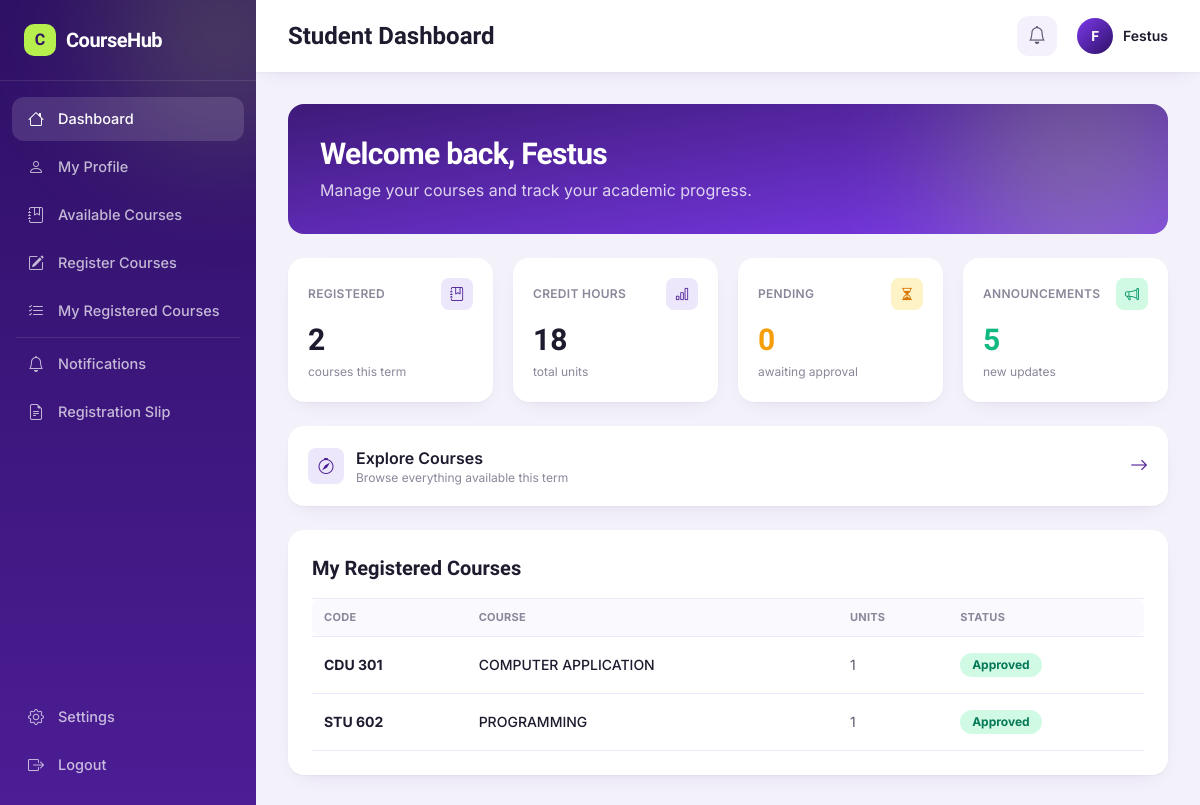
The page /dashboard/student/ (signed in) on the database its author committed.
### students/models.py (models this page shows, shortened)
class Student(models.Model):
    user = models.OneToOneField(settings.AUTH_USER_MODEL, on_delete=models.CASCADE, related_name='student')
    student_id = models.CharField(max_length=30, unique=True)
    department = models.ForeignKey(Department, on_delete=models.SET_NULL, null=True, blank=True, related_name='students')
    admission_year = models.PositiveIntegerField(null=True, blank=True)
    phone_number = models.CharField(max_length=20, blank=True)
    is_active = models.BooleanField(default=True)
    created_at = models.DateTimeField(auto_now_add=True)
    class Meta:
        verbose_name_plural = 'Students'

### accounts/models.py (models this page shows, shortened)
class CustomUser(AbstractUser):
    ROLE_CHOICES = (
        ('student', 'Student'),
        ('admin', 'Admin'),
    )
    email = models.EmailField(unique=True)
    phone_number = models.CharField(max_length=15, blank=True)
    admission_number = models.CharField(max_length=30, unique=True, blank=True, null=True)
    role = models.CharField(max_length=10, choices=ROLE_CHOICES, default='student')

### registrations/models.py (models this page shows, shortened)
class CourseRegistration(models.Model):
    student = models.ForeignKey(Student, on_delete=models.CASCADE, related_name='registrations')
    course = models.ForeignKey(Course, on_delete=models.CASCADE, related_name='registrations')
    status = models.CharField(max_length=20, choices=[('pending', 'Pending'), ('approved', 'Approved'), ('rejected', 'Rejected')], default='pending')
    registered_at = models.DateTimeField(auto_now_add=True)
    class Meta:
        unique_together = ('student', 'course')
        verbose_name_plural = 'Course Registrations'

### courses/models.py (models this page shows, shortened)
class Course(models.Model):
    department = models.ForeignKey(
        Department,
        on_delete=models.CASCADE,
        related_name='courses',
        verbose_name='Department/School',
        help_text='Select the department or school offering this course.',
    )
    code = models.CharField(max_length=20, unique=True)
    title = models.CharField(max_length=200)
    description = models.TextField(blank=True)
    credit_hours = models.PositiveIntegerField(
        default=3,
        verbose_name='Units',
        help_text='Number of credit units for this course.',
    )
    semester = models.CharField(max_length=50, blank=True)
    is_active = models.BooleanField(default=True)
    created_at = models.DateTimeField(auto_now_add=True)
    class Meta:
        verbose_name_plural = 'Courses'

### dashboard/views.py (the view)
# urls.py: path("student/", views.student_dashboard, name="student_dashboard"),
@login_required
def student_dashboard(request):
    student = get_student(request)
    registrations = CourseRegistration.objects.filter(student=student).select_related('course') if student else []
    courses = Course.objects.filter(is_active=True)
    pending = registrations.filter(status='pending').count() if student else 0
    context = {
        'student': student,
        'registrations': registrations,
        'courses': courses,
        'pending_count': pending,
    }
    return render(request, "dashboard/student_dashboard.html", context)

### dashboard/views.py (called while the page is built)
def get_student(request):
    return Student.objects.filter(user=request.user).first()

### templates/dashboard/student_dashboard.html (shortened to what this page needs)
<!DOCTYPE html>
<html lang="en">
<head>
    <script src="https://cdn.tailwindcss.com"></script>
    <link rel="stylesheet" href="https://cdn.jsdelivr.net/npm/bootstrap-icons@1.11.3/font/bootstrap-icons.min.css">
</head>
<body class="bg-[#F3F1FA] text-ink antialiased">
<div class="flex min-h-screen">
    <aside id="sidebar" class="fixed lg:static inset-y-0 left-0 z-40 w-64 -translate-x-full lg:translate-x-0 transition-transform duration-200 ease-in-out bg-gradient-to-b from-violet-900 to-violet-700 text-white flex flex-col relative overflow-hidden">
        <div class="absolute -top-20 -right-20 w-56 h-56 rounded-full bg-lime/20 blur-3xl pointer-events-none"></div>
        <div class="flex items-center justify-between p-6 border-b border-white/10 relative">
            <div class="flex items-center gap-2.5">
                <div class="w-8 h-8 rounded-[10px] bg-lime flex items-center justify-center font-display font-extrabold text-violet-900 text-base">C</div>
                <span class="font-display text-xl font-bold tracking-tight">CourseHub</span>
            </div>
        </div>
        <nav class="mt-4 space-y-1 px-3 relative flex-1">
            <a href="{% url 'student_dashboard' %}" class="flex items-center gap-3 px-3.5 py-2.5 rounded-xl text-[14.5px] font-medium bg-white/[0.13] text-white hover:bg-white/[0.07] hover:text-white transition-colors">
                <i class="bi bi-house text-base w-5 text-center"></i> Dashboard
            </a>
            <a href="{% url 'student_profile_view' %}" class="flex items-center gap-3 px-3.5 py-2.5 rounded-xl text-[14.5px] font-medium text-white/70 hover:bg-white/[0.07] hover:text-white transition-colors">
                <i class="bi bi-person text-base w-5 text-center"></i> My Profile
            </a>
            <a href="{% url 'student_courses' %}" class="flex items-center gap-3 px-3.5 py-2.5 rounded-xl text-[14.5px] font-medium text-white/70 hover:bg-white/[0.07] hover:text-white transition-colors">
                <i class="bi bi-journal-bookmark text-base w-5 text-center"></i> Available Courses
            </a>
            <a href="{% url 'register_course' %}" class="flex items-center gap-3 px-3.5 py-2.5 rounded-xl text-[14.5px] font-medium text-white/70 hover:bg-white/[0.07] hover:text-white transition-colors">
                <i class="bi bi-pencil-square text-base w-5 text-center"></i> Register Courses
            </a>
            <a href="{% url 'student_registrations_view' %}" class="flex items-center gap-3 px-3.5 py-2.5 rounded-xl text-[14.5px] font-medium text-white/70 hover:bg-white/[0.07] hover:text-white transition-colors">
                <i class="bi bi-list-check text-base w-5 text-center"></i> My Registered Courses
            </a>
            <div class="h-px bg-white/10 my-3 mx-1"></div>
            <a href="{% url 'student_notifications' %}" class="flex items-center gap-3 px-3.5 py-2.5 rounded-xl text-[14.5px] font-medium text-white/70 hover:bg-white/[0.07] hover:text-white transition-colors">
                <i class="bi bi-bell text-base w-5 text-center"></i> Notifications
            </a>
            <a href="{% url 'registration_slip' %}" class="flex items-center gap-3 px-3.5 py-2.5 rounded-xl text-[14.5px] font-medium text-white/70 hover:bg-white/[0.07] hover:text-white transition-colors">
                <i class="bi bi-file-earmark-text text-base w-5 text-center"></i> Registration Slip
            </a>
        </nav>
        <div class="px-3 pb-5 space-y-1 relative">
            <a href="{% url 'student_settings' %}" class="flex items-center gap-3 px-3.5 py-2.5 rounded-xl text-[14.5px] font-medium text-white/70 hover:bg-white/[0.07] hover:text-white transition-colors">
                <i class="bi bi-gear text-base w-5 text-center"></i> Settings
            </a>
            <a href="{% url 'logout' %}" class="flex items-center gap-3 px-3.5 py-2.5 rounded-xl text-[14.5px] font-medium text-white/70 hover:bg-white/[0.07] hover:text-white transition-colors">
                <i class="bi bi-box-arrow-right text-base w-5 text-center"></i> Logout
            </a>
        </div>
    </aside>
    <main class="flex-1 min-w-0">
        <header class="bg-white shadow-card px-4 sm:px-8 py-4 flex justify-between items-center sticky top-0 z-20">
            <div class="flex items-center gap-3">
                <h1 class="font-display text-lg sm:text-2xl font-bold">
                    Student Dashboard
                </h1>
            </div>
            <div class="flex items-center gap-4 sm:gap-5">
                <button class="relative w-9 h-9 sm:w-10 sm:h-10 rounded-xl bg-violet-100/60 flex items-center justify-center text-inksoft hover:text-violet-700">
                    <i class="bi bi-bell text-lg"></i>
                </button>
                <div class="flex items-center gap-2.5">
                    <div class="w-9 h-9 rounded-full bg-gradient-to-br from-violet-500 to-violet-900 text-white flex items-center justify-center font-display font-bold text-sm shrink-0">
                        {{ student.user.username|default:'S'|first|upper }}
                    </div>
                    <span class="hidden sm:inline font-semibold text-sm">
                        {{ student.user.username|default:'Student' }}
                    </span>
                </div>
            </div>
        </header>
        <div class="p-4 sm:p-8">
            <div class="relative overflow-hidden rounded-2xl bg-gradient-to-br from-violet-800 to-violet-500 text-white p-6 sm:p-8 mb-6">
                <div class="absolute -right-10 -bottom-16 w-64 h-64 rounded-full bg-lime/25 blur-3xl pointer-events-none"></div>
                <h2 class="relative font-display text-xl sm:text-3xl font-bold tracking-tight">
                    Welcome back, {{ student.user.username|default:'Student' }}
                </h2>
                <p class="relative text-white/80 text-sm sm:text-base mt-1.5">
                    Manage your courses and track your academic progress.
                </p>
            </div>
            <div class="grid grid-cols-2 lg:grid-cols-4 gap-3 sm:gap-5 mb-6">
                <div class="bg-white rounded-2xl shadow-card p-4 sm:p-5">
                    <div class="flex items-center justify-between mb-2 sm:mb-3">
                        <h3 class="text-[11px] sm:text-xs font-semibold uppercase tracking-wide text-muted">Registered</h3>
                        <div class="w-8 h-8 rounded-lg bg-violet-100 text-violet-700 flex items-center justify-center shrink-0">
                            <i class="bi bi-journal-bookmark text-sm"></i>
                        </div>
                    </div>
                    <p class="font-display text-2xl sm:text-3xl font-bold">{{ registrations|length }}</p>
                    <span class="text-xs text-muted">courses this term</span>
                </div>
                <div class="bg-white rounded-2xl shadow-card p-4 sm:p-5">
                    <div class="flex items-center justify-between mb-2 sm:mb-3">
                        <h3 class="text-[11px] sm:text-xs font-semibold uppercase tracking-wide text-muted">Credit Hours</h3>
                        <div class="w-8 h-8 rounded-lg bg-violet-100 text-violet-700 flex items-center justify-center shrink-0">
                            <i class="bi bi-bar-chart text-sm"></i>
                        </div>
                    </div>
                    <p class="font-display text-2xl sm:text-3xl font-bold">18</p>
                    <span class="text-xs text-muted">total units</span>
                </div>
                <div class="bg-white rounded-2xl shadow-card p-4 sm:p-5">
                    <div class="flex items-center justify-between mb-2 sm:mb-3">
                        <h3 class="text-[11px] sm:text-xs font-semibold uppercase tracking-wide text-muted">Pending</h3>
                        <div class="w-8 h-8 rounded-lg bg-amber-100 text-amber-600 flex items-center justify-center shrink-0">
                            <i class="bi bi-hourglass-split text-sm"></i>
                        </div>
                    </div>
                    <p class="font-display text-2xl sm:text-3xl font-bold text-amber-500">{{ pending_count }}</p>
                    <span class="text-xs text-muted">awaiting approval</span>
                </div>
                <div class="bg-white rounded-2xl shadow-card p-4 sm:p-5">
                    <div class="flex items-center justify-between mb-2 sm:mb-3">
                        <h3 class="text-[11px] sm:text-xs font-semibold uppercase tracking-wide text-muted">Announcements</h3>
                        <div class="w-8 h-8 rounded-lg bg-emerald-100 text-emerald-600 flex items-center justify-center shrink-0">
                            <i class="bi bi-megaphone text-sm"></i>
                        </div>
                    </div>
                    <p class="font-display text-2xl sm:text-3xl font-bold text-emerald-500">5</p>
                    <span class="text-xs text-muted">new updates</span>
                </div>
            </div>
            <a href="{% url 'course_list' %}" class="flex items-center justify-between bg-white rounded-2xl shadow-card p-4 sm:p-5 mb-6 hover:shadow-lg transition-shadow group">
                <div class="flex items-center gap-3">
                    <div class="w-9 h-9 rounded-lg bg-violet-100 text-violet-700 flex items-center justify-center shrink-0">
                        <i class="bi bi-compass"></i>
                    </div>
                    <div>
                        <p class="font-semibold text-sm sm:text-base">Explore Courses</p>
                        <p class="text-xs text-muted">Browse everything available this term</p>
                    </div>
                </div>
                <i class="bi bi-arrow-right text-violet-700 text-lg group-hover:translate-x-1 transition-transform"></i>
            </a>
            <div class="bg-white rounded-2xl shadow-card p-4 sm:p-6">
                <h2 class="font-display text-lg sm:text-xl font-bold mb-4">
                    My Registered Courses
                </h2>
                <div class="overflow-x-auto -mx-4 sm:mx-0 px-4 sm:px-0">
                <table class="w-full border-collapse min-w-[520px]">
                    <thead>
                        <tr>
                            <th class="text-left text-[11px] uppercase tracking-wide font-bold text-muted px-3 py-2.5 bg-[#FAF9FE] border-y border-violet-100 rounded-l-lg">Code</th>
                            <th class="text-left text-[11px] uppercase tracking-wide font-bold text-muted px-3 py-2.5 bg-[#FAF9FE] border-y border-violet-100">Course</th>
                            <th class="text-left text-[11px] uppercase tracking-wide font-bold text-muted px-3 py-2.5 bg-[#FAF9FE] border-y border-violet-100">Units</th>
                            <th class="text-left text-[11px] uppercase tracking-wide font-bold text-muted px-3 py-2.5 bg-[#FAF9FE] border-y border-violet-100 rounded-r-lg">Status</th>
                        </tr>
                    </thead>
                    <tbody>
                        {% for registration in registrations %}
                        <tr class="hover:bg-[#FAF9FE] transition-colors">
                            <td class="px-3 py-4 text-sm font-bold border-b border-violet-100">{{ registration.course.code }}</td>
                            <td class="px-3 py-4 text-sm font-medium border-b border-violet-100">{{ registration.course.title }}</td>
                            <td class="px-3 py-4 text-sm text-inksoft border-b border-violet-100">{{ registration.course.credit_hours }}</td>
                            <td class="px-3 py-4 text-sm border-b border-violet-100">
                                <span class="{% if registration.status == 'approved' %}bg-emerald-100 text-emerald-700{% elif registration.status == 'rejected' %}bg-red-100 text-red-700{% else %}bg-amber-100 text-amber-700{% endif %} inline-flex items-center px-3 py-1 rounded-full text-xs font-bold whitespace-nowrap">
                                    {{ registration.status|title }}
                                </span>
                            </td>
                        </tr>
                        {% endfor %}
                    </tbody>
                </table>
                </div>
            </div>
        </div>
    </main>
</div>
</body>
</html>

### templates/dashboard/student_dashboard.html (style rules this page uses)
body { font-family: 'Inter', sans-serif; }
.font-display { font-family: 'Sora', sans-serif; }

### rows shown on the page
Student: user.username|first "F", user.username "Festus"
CourseRegistration: course.code "CDU 301", course "COMPUTER APPLICATION", course.credit_hours "1", status "Approved"
CourseRegistration: course.code "STU 602", course "PROGRAMMING", course.credit_hours "1", status "Approved"

### other values the page prints
{{ registrations|length }} "2"
{{ pending_count }} "0"
